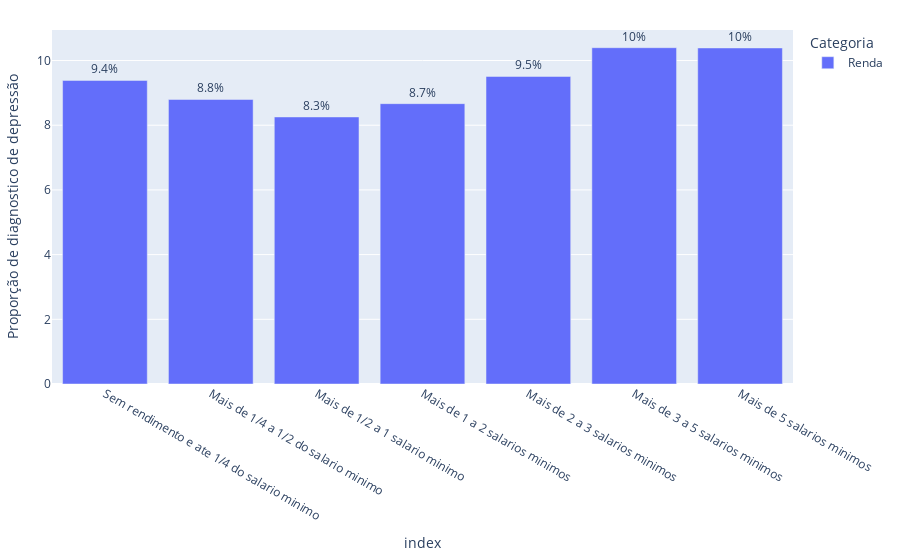

Notebook code for this chart:
### Code cell
fig = px.bar(medias_corRaca, x=medias_corRaca.index,y='Proporção de diagnostico de depressão',color='Categoria',text="Proporção de diagnostico de depressão")
fig.update_layout(margin=dict(l=20, r=20, t=30, b=20))
fig.update_traces(texttemplate='%{text:.2s}%', textposition='outside')
fig.show()

### Figure 1 — Plotly figure (JSON) as saved in the notebook; plotly's stock layout.template omitted (floating-point values rounded to 4 significant figures)
{"data": [{"alignmentgroup": "True", "hovertemplate": "Categoria=Renda<br>index=%{x}<br>Proporção de diagnostico de depressão=%{text}<extra></extra>", "legendgroup": "Renda", "marker": {"color": "#636efa", "pattern": {"shape": ""}}, "name": "Renda", "offsetgroup": "Renda", "orientation": "v", "showlegend": true, "text": [9.385, 8.796, 8.256, 8.667, 9.507, 10.4, 10.39], "textposition": "outside", "texttemplate": "%{text:.2s}%", "type": "bar", "x": ["Sem rendimento e ate 1/4 do salario minimo", "Mais de 1/4 a 1/2 do salario minimo", "Mais de 1/2 a 1 salario minimo", "Mais de 1 a 2 salarios minimos", "Mais de 2 a 3 salarios minimos", "Mais de 3 a 5 salarios minimos", "Mais de 5 salarios minimos"], "xaxis": "x", "y": [9.385, 8.796, 8.256, 8.667, 9.507, 10.4, 10.39], "yaxis": "y"}], "layout": {"barmode": "relative", "legend": {"title": {"text": "Categoria"}, "tracegroupgap": 0}, "margin": {"b": 20, "l": 20, "r": 20, "t": 30}, "xaxis": {"anchor": "y", "domain": [0, 1], "title": {"text": "index"}}, "yaxis": {"anchor": "x", "domain": [0, 1], "title": {"text": "Proporção de diagnostico de depressão"}}}}
